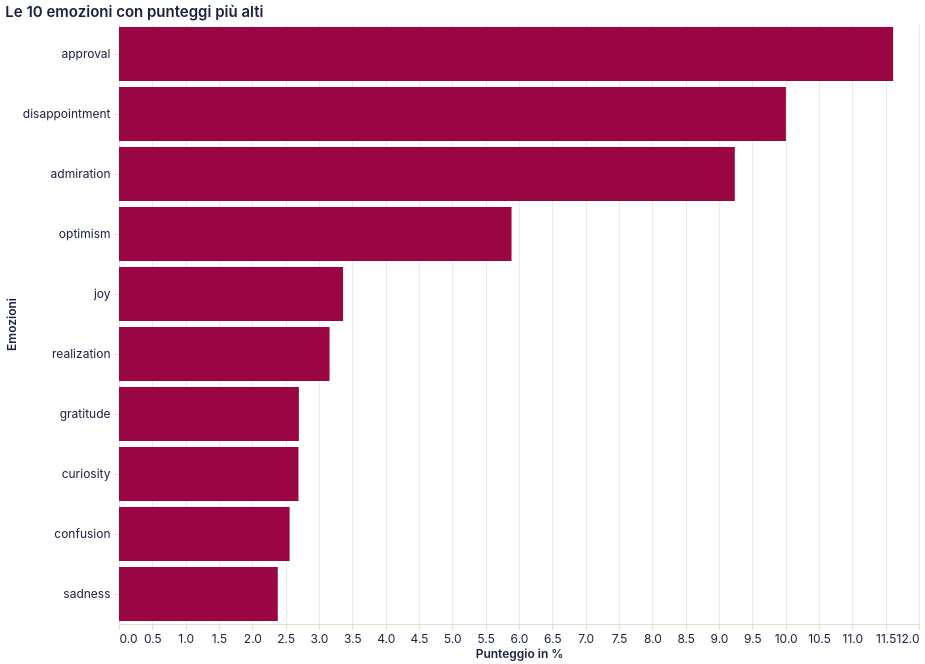

Here is the Vega-Lite specification saved for this chart:
### Vega-Lite specification from a JSON file in a GitHub repository (floating-point values rounded to 4 significant figures)
{"config": {"background": "transparent", "view": {"continuousWidth": 400, "continuousHeight": 300, "stroke": null, "fill": null}, "mark": {"color": "#1b2140"}, "arc": {"fill": "#1b2140"}, "area": {"fill": "#1b2140", "line": true, "fillOpacity": 0.15}, "line": {"stroke": "#1b2140", "strokeWidth": 2}, "path": {"stroke": "#1b2140"}, "rect": {"fill": "#1b2140"}, "bar": {"fill": "#1b2140"}, "point": {"fill": "#1b2140", "filled": true}, "shape": {"stroke": "#1b2140"}, "symbol": {"fill": "#1b2140"}, "title": {"color": "#1b2140", "anchor": "start", "fontSize": 15, "font": "Inter, system-ui, -apple-system, BlinkMacSystemFont, 'Segoe UI', Roboto, sans-serif", "fontWeight": 600, "subtitleColor": "#1b2140", "subtitleFont": "Inter, system-ui, -apple-system, BlinkMacSystemFont, 'Segoe UI', Roboto, sans-serif"}, "axis": {"labelColor": "#1b2140", "labelFontSize": 12, "labelFont": "Inter, system-ui, -apple-system, BlinkMacSystemFont, 'Segoe UI', Roboto, sans-serif", "labelFontWeight": 400, "titleColor": "#1b2140", "titleFont": "Inter, system-ui, -apple-system, BlinkMacSystemFont, 'Segoe UI', Roboto, sans-serif", "titleFontWeight": 600, "titleFontSize": 12, "grid": true, "gridColor": "#e2ddd4", "gridWidth": 0.6, "domainColor": "#e2ddd4", "tickColor": "#e2ddd4", "labelAngle": 0, "labelPadding": 4, "tickSize": 5}, "axisBand": {"grid": false}, "legend": {"labelFontSize": 11, "titleFontSize": 12, "labelFont": "Inter, system-ui, -apple-system, BlinkMacSystemFont, 'Segoe UI', Roboto, sans-serif", "titleFont": "Inter, system-ui, -apple-system, BlinkMacSystemFont, 'Segoe UI', Roboto, sans-serif", "labelColor": "#1b2140", "titleColor": "#1b2140", "symbolType": "circle", "padding": 4}, "range": {"category": ["#1b2140", "#ff8009", "#9a0641", "#ffe34a", "#e7b6af", "#0088b0", "#e03830"]}}, "data": {"name": "data-4b0d23653e790e49efc0d5812a2fd52f"}, "mark": {"type": "bar", "color": "#9a0641"}, "encoding": {"tooltip": [{"field": "score %", "title": "Punteggio in %", "type": "quantitative"}], "x": {"axis": {"title": "Punteggio in %"}, "field": "score %", "type": "quantitative"}, "y": {"axis": {"title": "Emozioni"}, "field": "emotion", "sort": "-x", "type": "nominal"}}, "height": 600, "title": "Le 10 emozioni con punteggi più alti", "width": 800, "$schema": "https://vega.github.io/schema/vega-lite/v6.4.1.json", "datasets": {"data-4b0d23653e790e49efc0d5812a2fd52f": [{"emotion": "approval", "score %": 11.61}, {"emotion": "disappointment", "score %": 10.0}, {"emotion": "admiration", "score %": 9.237}, {"emotion": "optimism", "score %": 5.888}, {"emotion": "joy", "score %": 3.361}, {"emotion": "realization", "score %": 3.158}, {"emotion": "gratitude", "score %": 2.698}, {"emotion": "curiosity", "score %": 2.692}, {"emotion": "confusion", "score %": 2.559}, {"emotion": "sadness", "score %": 2.382}]}}
